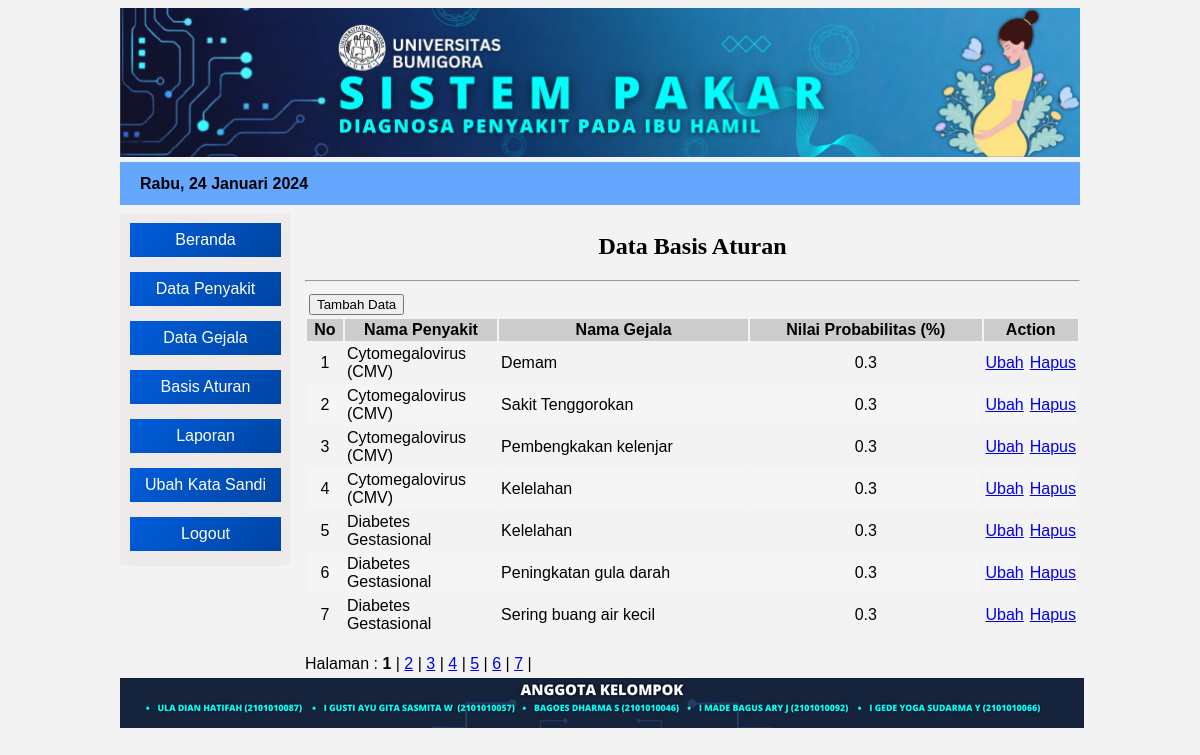
Screenshot of /admin/index.php?open=Basis-Aturan (signed in) with the database file from the repository.
### tables this page shows
CREATE TABLE `tblaturan` (
  `kd_aturan` int(11) NOT NULL,
  `kd_gejala` varchar(7) NOT NULL,
  `kd_penyakit` varchar(7) NOT NULL,
  `nl_prob` decimal(2,1) NOT NULL
);

CREATE TABLE `tblpenyakit` (
  `kd_penyakit` varchar(20) NOT NULL,
  `nm_penyakit` varchar(40) NOT NULL,
  `nl_penyakit` float NOT NULL,
  `pengobatan` text NOT NULL
);

CREATE TABLE `tblgejala` (
  `kd_gejala` varchar(7) NOT NULL,
  `nm_gejala` varchar(80) NOT NULL
);

### admin/aturan_data.php (the view)
<?php
  include "../lib/koneksi.php";
  $batas = 7;
  $halaman = (isset($_GET['halaman'])) ? $_GET['halaman'] : 1;
  $posisi = ($halaman - 1) * $batas;
  echo "<center><h2>Data Basis Aturan</h2></center><hr>";
  $query = "SELECT a.kd_aturan, b.kd_penyakit, b.nm_penyakit, c.kd_gejala, c.nm_gejala, a.nl_prob
            FROM tblaturan a, tblpenyakit b, tblgejala c
            WHERE a.kd_penyakit=b.kd_penyakit AND a.kd_gejala=c.kd_gejala
            ORDER BY b.kd_penyakit ASC, c.kd_gejala ASC
            LIMIT $posisi, $batas";
  $tampil = mysqli_query($konek, $query);
 ?>
<table border="0" cellpadding="2" width="100%">
  <tr>
    <td colspan="2" rowspan="2">
      <form action="?open=Aturan-Add&status=tambah" method="Post">
        <input type="submit" name="btntambah" value="Tambah Data" />
      </form>
    </td>
  </tr>
  <tr></tr>
  <tr bgcolor="#CCCCCC">
    <th> No </th>
    <th width="20%"> Nama Penyakit </th>
    <th> Nama Gejala </th>
    <th> Nilai Probabilitas (%) </th>
    <th colspan="2" width="10%"> Action </th>
  </tr>
  <?php
    $no = $posisi + 1;
    while ($data = mysqli_fetch_array($tampil)) {
      $warna = ($no % 2 == 1) ? '' : '#F5F5F5';
      echo "<tr bgcolor=$warna>
             <td align='center'>$no</td>
             <td>$data[nm_penyakit]</td>
             <td>$data[nm_gejala]</td>
             <td align='center'>$data[nl_prob]</td>
             <td align='center'><a href='?open=Aturan-Edit&kode=$data[kd_aturan]' target='_self' alt='Edit Data'>Ubah</a></td>
             <td align='center'><a href='?open=Aturan-Hapus&kode=$data[kd_aturan]' target='_self' alt='Delete Data'>Hapus</a></td>
           </tr>";
      $no++;
    }
    echo "</table>";
    $semuadata = "SELECT a.kd_aturan, b.kd_penyakit, b.nm_penyakit, c.kd_gejala, c.nm_gejala, a.nl_prob
                  FROM tblaturan a, tblpenyakit b, tblgejala c
                  WHERE a.kd_penyakit=b.kd_penyakit AND a.kd_gejala=c.kd_gejala
                  ORDER BY b.kd_penyakit ASC, c.kd_gejala ASC";
    $query2 = mysqli_query($konek, $semuadata);
    $jmldata = mysqli_num_rows($query2);
    $jmlhalaman = ceil($jmldata / $batas);
    echo "<br> Halaman : ";
    for ($a = 1; $a <= $jmlhalaman; $a++) {
      if ($a != $halaman) {
        echo "<a href='?open=Basis-Aturan&halaman=$a'>$a</a> | ";
      } else {
        echo "<b>$a</b> | ";
      }
    }
?>

### css/desig1.css (style rules this page uses)
* { font-family: Arial, tahoma, sans-serif; }
body { background-color: #f3f3f3; }
#isi h2 { font-family: tahoma, "Times New Roman", "Maiandra GD", sans-serif; }

### rows the page displays
tblaturan: kd_penyakit.nm_penyakit "Cytomegalovirus (CMV)", kd_gejala.nm_gejala "Demam", nl_prob "0.3"
tblaturan: kd_penyakit.nm_penyakit "Cytomegalovirus (CMV)", kd_gejala.nm_gejala "Sakit Tenggorokan", nl_prob "0.3"
tblaturan: kd_penyakit.nm_penyakit "Cytomegalovirus (CMV)", kd_gejala.nm_gejala "Pembengkakan kelenjar", nl_prob "0.3"
tblaturan: kd_penyakit.nm_penyakit "Cytomegalovirus (CMV)", kd_gejala.nm_gejala "Kelelahan", nl_prob "0.3"
tblaturan: kd_penyakit.nm_penyakit "Diabetes Gestasional", kd_gejala.nm_gejala "Kelelahan", nl_prob "0.3"
tblaturan: kd_penyakit.nm_penyakit "Diabetes Gestasional", kd_gejala.nm_gejala "Peningkatan gula darah", nl_prob "0.3"
tblaturan: kd_penyakit.nm_penyakit "Diabetes Gestasional", kd_gejala.nm_gejala "Sering buang air kecil", nl_prob "0.3"

### other values shown
$namabln "Rabu"
$tgl "24"
$namabulan "Januari"
$thn "2024"
